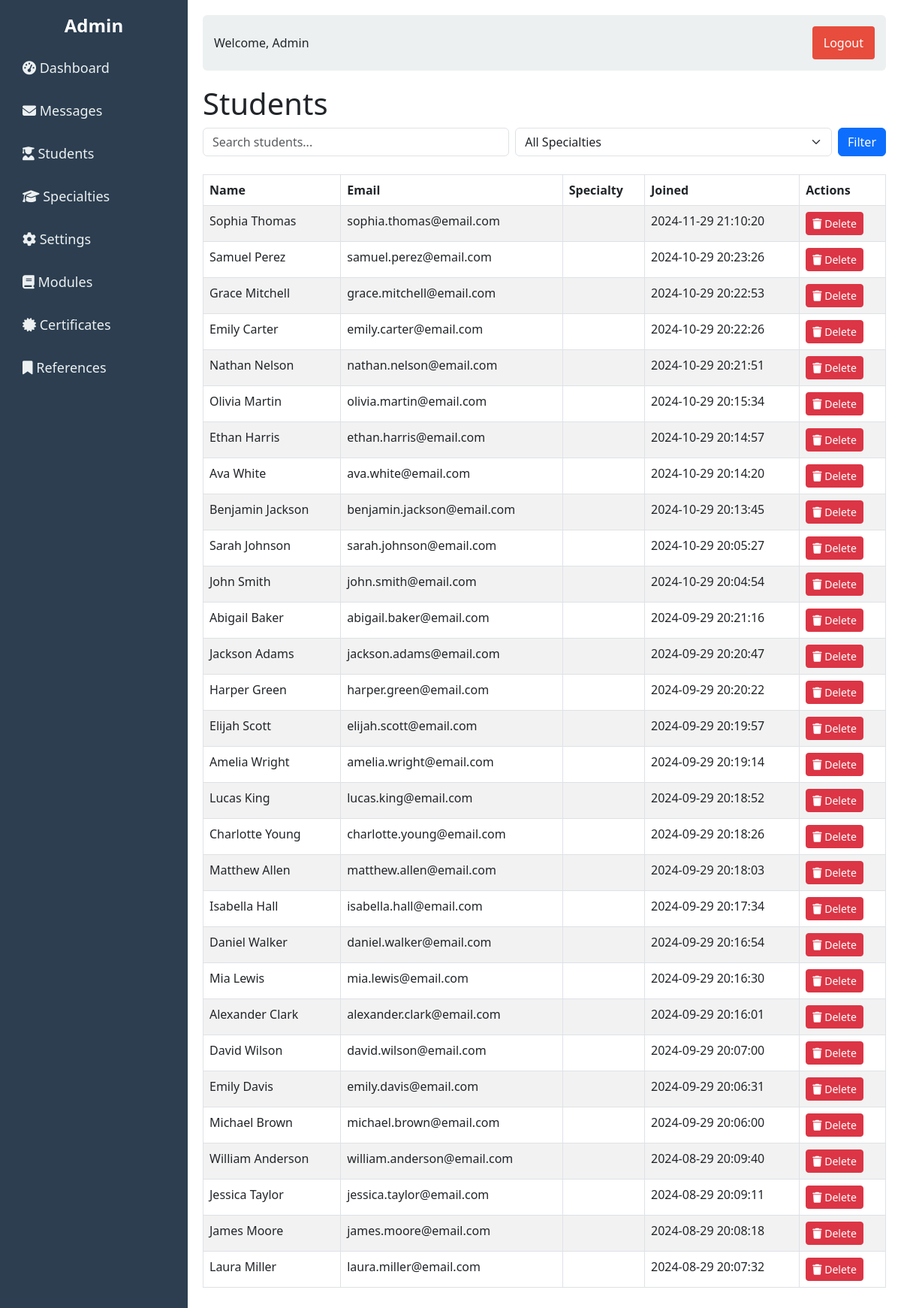
Screenshot of /admin/students.php (signed in) with the database file from the repository.
### tables this page shows
CREATE TABLE `students` (
  `id` int(11) NOT NULL,
  `name` varchar(100) NOT NULL,
  `email` varchar(100) NOT NULL,
  `password` varchar(255) NOT NULL,
  `specialty_id` int(11) NOT NULL,
  `created_at` timestamp NOT NULL DEFAULT current_timestamp()
);

### admin/students.php (the view, shortened to what this page needs)
<!DOCTYPE html>
<html lang="en">
<head>
    <link rel="stylesheet" href="css/style.css">
    <link href="https://cdnjs.cloudflare.com/ajax/libs/font-awesome/6.5.1/css/all.min.css" rel="stylesheet">
    <link href="https://cdn.jsdelivr.net/npm/bootstrap@5.3.0-alpha3/dist/css/bootstrap.min.css" rel="stylesheet">
</head>
<body>
    <?php
    include 'includes/base.php';
    $search = isset($_GET['search']) ? $_GET['search'] : '';
    $query = "SELECT students.*, specialties.name AS specialty_name
          FROM students
          LEFT JOIN specialties ON students.specialty_id = specialties.id";
    $query .= " ORDER BY students.created_at DESC";
    $stmt = $conn->prepare($query);
    if (!$stmt->execute()) {
        die("Error executing query: " . $stmt->error);
    }
    $result = $stmt->get_result();
    ?>
    <div class="dashboard-container">
        <aside class="sidebar">
            <div class="logo">
                <h2>Admin</h2>
            </div>
            <nav class="nav">
                <ul>
                    <li><a href="index.php"><i class="fas fa-tachometer-alt icon"></i> Dashboard</a></li>
                    <li><a href="messages.php"><i class="fas fa-envelope icon"></i> Messages</a></li>
                    <li><a href="students.php"><i class="fas fa-user-graduate icon"></i> Students</a></li>
                    <li><a href="specialties.php"><i class="fas fa-graduation-cap icon"></i> Specialties</a></li>
                    <li><a href="settings.php"><i class="fas fa-cog icon"></i> Settings</a></li>
                    <li><a href="modules.php"><i class="fas fa-book icon"></i> Modules</a></li>
                    <li><a href="certificates.php"><i class="fas fa-certificate icon"></i> Certificates</a></li>
                    <li><a href="references.php"><i class="fas fa-bookmark icon"></i> References</a></li>
                </ul>
            </nav>
        </aside>
        <div class="main-content">
            <header class="top-navbar">
                <div class="user-info">
                    <span>Welcome, Admin</span>
                    <form action="logout.php" method="POST">
                        <button type="submit" class="btn btn-danger">Logout</button>
                    </form>
                </div>
            </header>
            <div class="content">
                <h1>Students</h1>
                <div class="filters mb-4">
                    <form method="GET" class="d-flex gap-2">
                        <input type="text" name="search" class="form-control" placeholder="Search students..."
                            value="<?= htmlspecialchars($search) ?>">
                        <select name="specialty_id" class="form-select">
                            <option value="">All Specialties</option>
                        </select>
                        <button type="submit" class="btn btn-primary">Filter</button>
                    </form>
                </div>
                <table class="table table-striped table-bordered students-table">
                    <thead>
                        <tr>
                            <th>Name</th>
                            <th>Email</th>
                            <th>Specialty</th>
                            <th>Joined</th>
                            <th>Actions</th>
                        </tr>
                    </thead>
                    <tbody>
                        <?php while ($row = $result->fetch_assoc()): ?>
                            <tr>
                                <td><?= htmlspecialchars($row['name']) ?></td>
                                <td><?= htmlspecialchars($row['email']) ?></td>
                                <td><?= htmlspecialchars($row['specialty_name']) ?></td>
                                <td><?= htmlspecialchars($row['created_at']) ?></td>
                                <td>
                                    <form method="POST" action="delete_student.php" class="delete-form d-inline">
                                        <button type="button" class="btn btn-danger btn-sm delete-btn"><i
                                                class="fas fa-trash"></i> Delete</button>
                                    </form>
                                </td>
                            </tr>
                        <?php endwhile; ?>
                    </tbody>
                </table>
            </div>
        </div>
    </div>
</body>
</html>

### admin/css/style.css (style rules this page uses)
* { margin: 0; padding: 0; box-sizing: border-box; }
body { font-family: 'Arial', sans-serif; background-color: #f4f7fc; color: #333; }
.dashboard-container { display: flex; min-height: 100vh; }
.sidebar { width: 250px; background-color: #2c3e50; color: #fff; padding: 20px; display: flex; flex-direction: column; }
.sidebar .logo { text-align: center; margin-bottom: 10px; }
.sidebar h2 { font-size: 24px; font-weight: bold; }
.sidebar .nav ul { list-style: none; padding-left: 0 !important; }
.sidebar .nav li { margin-bottom: 10px; }
.sidebar .nav a { color: #ecf0f1; text-decoration: none; font-size: 18px; display: block; padding: 10px; border-radius: 4px; transition: background-color 0.3s ease; text-wrap: nowrap; }
.main-content { flex-grow: 1; padding: 20px; background-color: #fff; }
.top-navbar { display: flex; justify-content: space-between; align-items: center; background-color: #ecf0f1; padding: 15px; border-radius: 6px; margin-bottom: 20px; }
.top-navbar .user-info { display: flex; align-items: center; width: 100%; justify-content: space-between; }
.top-navbar .user-info button { margin-left: 20px; background-color: #e74c3c; color: #fff; border: none; padding: 10px 15px; cursor: pointer; border-radius: 4px; }

### rows the page displays
students: name "Sophia Thomas", email "sophia.thomas@email.com", created_at "2024-11-29 21:10:20"
students: name "Samuel Perez", email "samuel.perez@email.com", created_at "2024-10-29 20:23:26"
students: name "Grace Mitchell", email "grace.mitchell@email.com", created_at "2024-10-29 20:22:53"
students: name "Emily Carter", email "emily.carter@email.com", created_at "2024-10-29 20:22:26"
students: name "Nathan Nelson", email "nathan.nelson@email.com", created_at "2024-10-29 20:21:51"
students: name "Olivia Martin", email "olivia.martin@email.com", created_at "2024-10-29 20:15:34"
students: name "Ethan Harris", email "ethan.harris@email.com", created_at "2024-10-29 20:14:57"
students: name "Ava White", email "ava.white@email.com", created_at "2024-10-29 20:14:20"
students: name "Benjamin Jackson", email "benjamin.jackson@email.com", created_at "2024-10-29 20:13:45"
students: name "Sarah Johnson", email "sarah.johnson@email.com", created_at "2024-10-29 20:05:27"
students: name "John Smith", email "john.smith@email.com", created_at "2024-10-29 20:04:54"
students: name "Abigail Baker", email "abigail.baker@email.com", created_at "2024-09-29 20:21:16"
students: name "Jackson Adams", email "jackson.adams@email.com", created_at "2024-09-29 20:20:47"
students: name "Harper Green", email "harper.green@email.com", created_at "2024-09-29 20:20:22"
students: name "Elijah Scott", email "elijah.scott@email.com", created_at "2024-09-29 20:19:57"
students: name "Amelia Wright", email "amelia.wright@email.com", created_at "2024-09-29 20:19:14"
students: name "Lucas King", email "lucas.king@email.com", created_at "2024-09-29 20:18:52"
students: name "Charlotte Young", email "charlotte.young@email.com", created_at "2024-09-29 20:18:26"
students: name "Matthew Allen", email "matthew.allen@email.com", created_at "2024-09-29 20:18:03"
students: name "Isabella Hall", email "isabella.hall@email.com", created_at "2024-09-29 20:17:34"
students: name "Daniel Walker", email "daniel.walker@email.com", created_at "2024-09-29 20:16:54"
students: name "Mia Lewis", email "mia.lewis@email.com", created_at "2024-09-29 20:16:30"
students: name "Alexander Clark", email "alexander.clark@email.com", created_at "2024-09-29 20:16:01"
students: name "David Wilson", email "david.wilson@email.com", created_at "2024-09-29 20:07:00"
students: name "Emily Davis", email "emily.davis@email.com", created_at "2024-09-29 20:06:31"
students: name "Michael Brown", email "michael.brown@email.com", created_at "2024-09-29 20:06:00"
students: name "William Anderson", email "william.anderson@email.com", created_at "2024-08-29 20:09:40"
students: name "Jessica Taylor", email "jessica.taylor@email.com", created_at "2024-08-29 20:09:11"
students: name "James Moore", email "james.moore@email.com", created_at "2024-08-29 20:08:18"
students: name "Laura Miller", email "laura.miller@email.com", created_at "2024-08-29 20:07:32"
